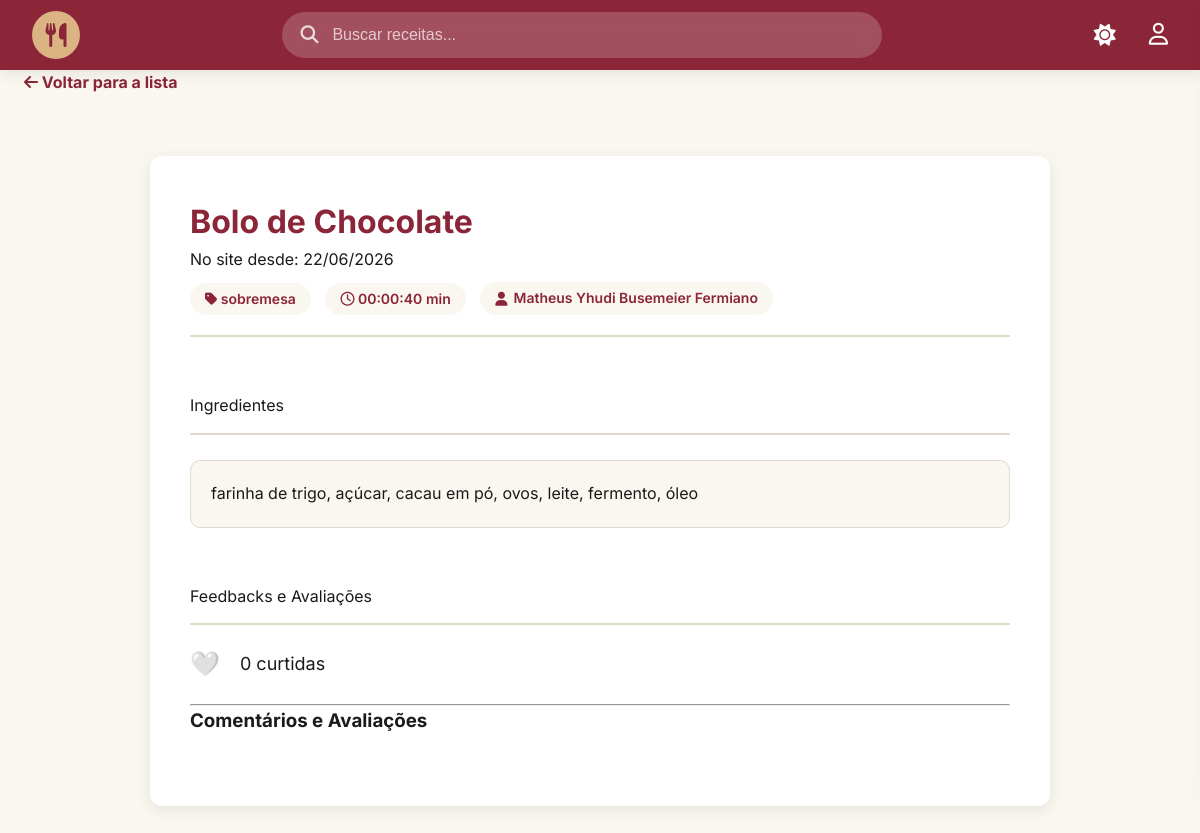
The page /views/recipes/recipe_view.php?id=1 on the database as committed earlier.
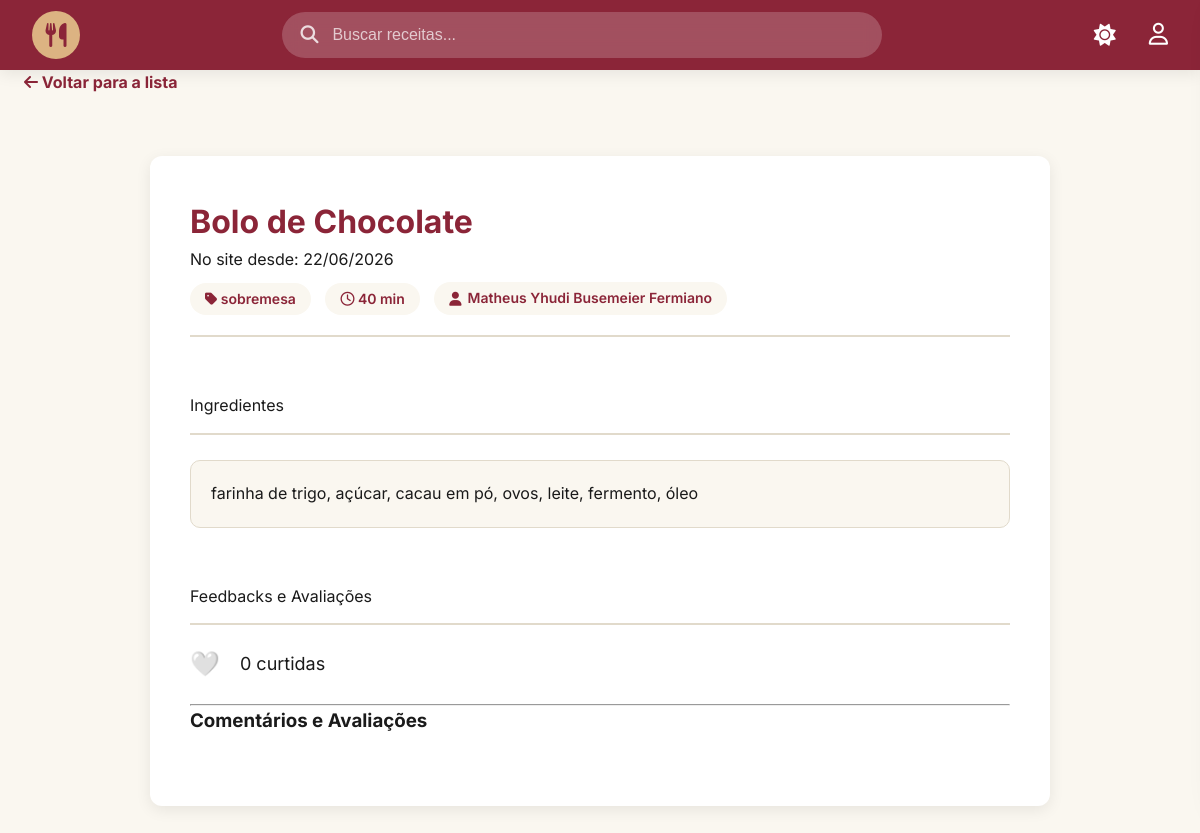
The same page on the database as committed later.
### tables this page shows
CREATE TABLE recipes (
    id INT AUTO_INCREMENT PRIMARY KEY,
    name VARCHAR(150) NOT NULL,
    ingredients TEXT NOT NULL,
    description TEXT,
    preparation_time INT,
    category VARCHAR(50),
    price DECIMAL(10, 2) DEFAULT 0.00,
    is_public BOOLEAN DEFAULT TRUE,
    
    user_id INT NULL,
    chef_id INT NULL,
    restaurant_id INT NULL,

    created_at TIMESTAMP DEFAULT CURRENT_TIMESTAMP,
    updated_at TIMESTAMP DEFAULT CURRENT_TIMESTAMP ON UPDATE CURRENT_TIMESTAMP,
    deleted_at DATETIME,

    CONSTRAINT fk_recipe_user FOREIGN KEY (user_id) REFERENCES users(id) ON DELETE CASCADE,
    CONSTRAINT fk_recipe_chef FOREIGN KEY (chef_id) REFERENCES chef(id) ON DELETE CASCADE,
    CONSTRAINT fk_recipe_restaurant FOREIGN KEY (restaurant_id) REFERENCES restaurants(id) ON DELETE CASCADE
);

### config/database.php (called while the page is built, shortened)
<?php
class database {
    private static $conexao = null;
    public static function getConexao() {
        if (self::$conexao === null) {
            try {
                $dsn = "mysql:host=" . DB_HOST . ";dbname=" . DB_NAME . ";charset=utf8mb4";
                self::$conexao = new PDO($dsn, DB_USER, DB_PASS, [
                    PDO::ATTR_ERRMODE => PDO::ERRMODE_EXCEPTION,
                    PDO::ATTR_DEFAULT_FETCH_MODE => PDO::FETCH_ASSOC,
                    PDO::ATTR_EMULATE_PREPARES => false,
                ]);
            } catch (PDOException $e) {
                die("Erro de conexão: " . $e->getMessage());
            }
        }
        return self::$conexao;
    }
}

### models/dao/recipeDAO.php (called while the page is built, shortened)
<?php
require_once dirname(__DIR__, 2) . '/config/database.php';
require_once dirname(__DIR__) . '/model/recipe.php';
class recipeDAO {
    private $conn;
    public function __construct() {
        $this->conn = database::getConexao();
    }
    public function read($id) {
        $sql = "SELECT r.*,
                COALESCE(u.name, c.name, res.name) as owner_name,
                res.location_map_link,
                res.address
                FROM recipes r
                LEFT JOIN users u ON r.user_id = u.id
                LEFT JOIN chef c ON r.chef_id = c.id
                LEFT JOIN restaurants res ON r.restaurant_id = res.id
                WHERE r.id = ?";
        $stmt = $this->conn->prepare($sql);
        $stmt->execute([$id]);
        $dados = $stmt->fetch(PDO::FETCH_ASSOC);
        $r = new Recipe(
            $dados['name'], $dados['ingredients'], $dados['description'],
            $dados['preparation_time'], $dados['category'], $dados['price'],
            $dados['is_public'], $dados['user_id'], $dados['chef_id'],
            $dados['restaurant_id'], $dados['id'], $dados['created_at']
        );
        $r->setOwnerName($dados['owner_name']);
        $r->setLocationMapLink($dados['location_map_link'] ?? null);
        $r->setAddress($dados['address'] ?? null);
        return $r;
    }
}

### models/model/recipe.php (called while the page is built, shortened)
<?php
class Recipe {
    private $name;
    private $ingredients;
    private $preparation_time;
    private $category;
    private $user_id;
    private $created_at;
    private $owner_name;
    public function __construct($name, $ingredients, $description = null, $preparation_time = null, $category = null, $price = 0.00, $is_public = 1, $user_id = null, $chef_id = null, $restaurant_id = null, $id = null, $created_at = null) {
        $this->created_at = $created_at;
    }
    public function getName() { return $this->name; }
    public function getIngredients() { return $this->ingredients; }
    public function getPreparationTime() { return $this->preparation_time; }
    public function getCategory() { return $this->category; }
    public function getUserId() { return $this->user_id; }
    public function getCreatedAt() { return $this->created_at; }
    public function getOwnerName() { return $this->owner_name; }
    public function setName($n) { $this->name = trim($n); }
    public function setIngredients($i) { $this->ingredients = trim($i); }
    public function setPreparationTime($pt) { $this->preparation_time = $pt; }
    public function setCategory($c) { $this->category = trim($c); }
    public function setUserId($uid) { $this->user_id = $uid; }
    public function setOwnerName($name) { $this->owner_name = $name; }
}

### views/recipes/recipe_view.php (the view, shortened to what the changed rows need)
<?php
require_once dirname(__DIR__, 2) . '/base.php';
require_once dirname(__DIR__, 2) . '/models/model/recipe.php';
require_once dirname(__DIR__, 2) . '/models/dao/recipeDAO.php';
$dao = new recipeDAO();
$r = null;
if (isset($_GET['id'])) { $r = $dao->read($_GET['id']); }
$userIdLogado = $_SESSION['user_id'] ?? null;
$userTypeLogado = $_SESSION['user_type'] ?? 'user';
$curtiu = ($userIdLogado) ? $dao->userLiked($r->getId(), $userIdLogado, $userTypeLogado) : false;
$totalLikes = $dao->getLikeCount($r->getId());
$autorNome = '';
$autorLink = '';
$autorIcon = '';
if (!empty($r->getUserId())) {
    $autorNome = $r->getOwnerName();
    $autorLink = '../user_profile.php?id=' . $r->getUserId();
    $autorIcon = 'fa-user';
} elseif (!empty($r->getChefId())) {
    $autorNome = $r->getOwnerName();
    $autorLink = '../user_profile.php?id=' . $r->getChefId() . '&type=chef';
    $autorIcon = 'fa-utensils';
} elseif (!empty($r->getRestaurantId())) {
    $autorNome = $r->getOwnerName();
    $autorLink = '../restaurant_profile.php?id=' . $r->getRestaurantId();
    $autorIcon = 'fa-store';
}
?>
<div class="container">
    <div class="view-card">
        <div class="view-header">
            <h1><?= htmlspecialchars($r->getName()) ?></h1>
            <p>No site desde: <?= date('d/m/Y', strtotime($r->getCreatedAt())) ?></p>
            <div style="margin-top: 10px;">
                <span class="badge-info"><i class="fa-solid fa-tag"></i> <?= htmlspecialchars($r->getCategory()) ?></span>
                <span class="badge-info"><i class="fa-regular fa-clock"></i> <?= htmlspecialchars($r->getPreparationTime()) ?> min</span>
                <?php if ($autorNome && $autorLink): ?>
                    <a href="<?= $autorLink ?>" class="badge-info" style="text-decoration: none; display: inline-flex; align-items: center; gap: 6px;">
                        <i class="fa-solid <?= $autorIcon ?>"></i> <?= htmlspecialchars($autorNome) ?>
                    </a>
                <?php endif; ?>
            </div>
        </div>
        <div class="section-title">Ingredientes</div>
        <br>
        <div class="content-box"><?= nl2br(htmlspecialchars($r->getIngredients())) ?></div>
        <div class="section-title">Feedbacks e Avaliações</div>
        <div class="interaction-bar" style="display: flex; align-items: center; gap: 20px; margin: 20px 0;">
            <?php if($userIdLogado): ?>
                <a href="recipe_like_action.php?id=<?= $r->getId() ?>" style="text-decoration: none; font-size: 24px;">
                    <?= $curtiu ? '❤️' : '🤍' ?>
                </a>
            <?php else: ?>
                <a href="../login.php" style="text-decoration: none; font-size: 24px;" title="Faça login para curtir">
                </a>
            <?php endif; ?>
            <span style="font-size: 18px; color: var(--text);"><?= $totalLikes ?> curtidas</span>
        </div>
        <hr>
        <div class="reviews-section">
            <h3>Comentários e Avaliações</h3>
        </div>
    </div> </div> </body>
</html>

Rows that differ between the two databases and show on the page:
changed recipes "Bolo de Chocolate": preparation_time "00:00:40" → "40"
